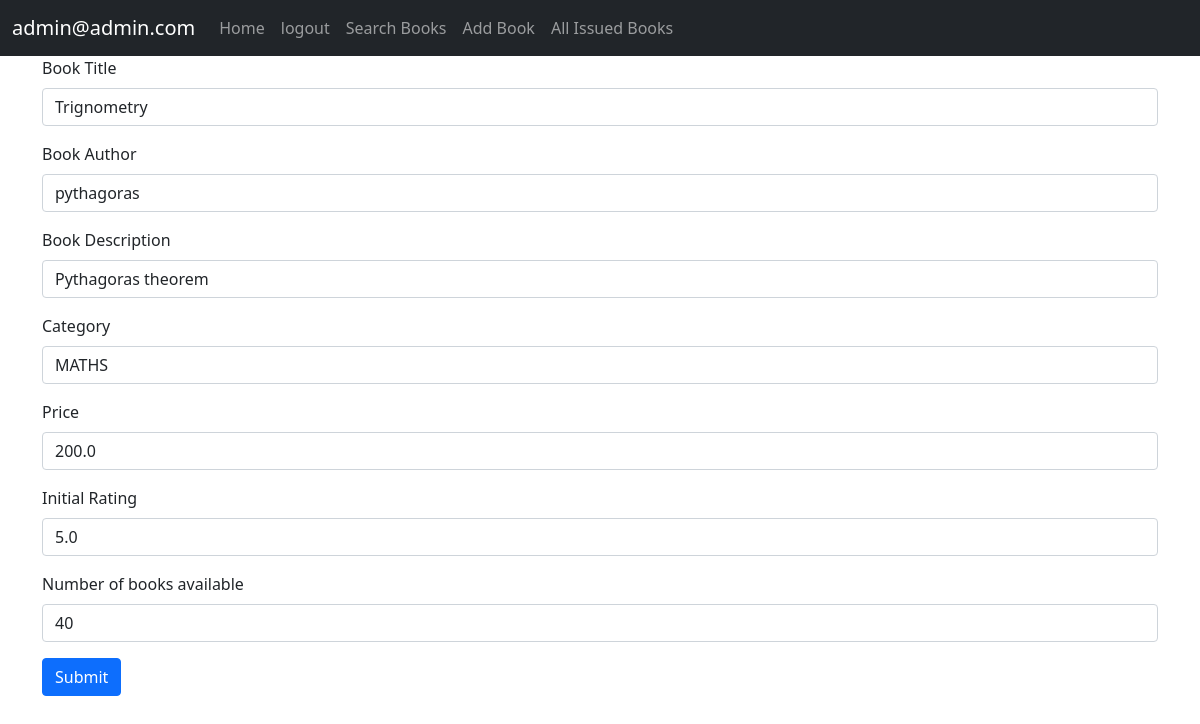
Page /change/1 (signed in) on the committed database.
### accounts/models.py (models this page shows)
class CustomUser(AbstractUser):
    username = None
    email = models.EmailField(_("email address"), unique=True)
    phone = models.IntegerField(blank=True,null=True)
    USERNAME_FIELD = 'email'
    REQUIRED_FIELDS = []
    objects = CustomUserManager()

### main/models.py (models this page shows, shortened)
class Book(models.Model):
    title = models.CharField(max_length=100)
    author = models.CharField(max_length=100)
    desc = models.CharField(max_length=200)
    category = models.CharField(max_length=100)
    price = models.FloatField()
    availability = models.IntegerField()
    rating = models.FloatField(null=True)

### main/views.py (the view, shortened to what this page needs)
# urls.py: path('change/<int:id>', views.edit_book,name='change'),
@login_required
def edit_book(request,id):
    if request.user.is_superuser:
        book = Book.objects.get(pk=id)
        return render(request,'main/editBook.html',{'book':book})
    else:
        messages.error(request,'Your account doesn\'t have access to this page.')
        return redirect(reverse('main:home'))

### main/templates/main/editBook.html (shortened to what this page needs)
{% extends 'main/base.html' %}
{% block content %}
<div class="container">
  <form method="POST">
    <div class="mb-3">
      <label for="exampleInputEmail1" class="form-label">Book Title</label>
      <input type="text" name="title"  class="form-control" id="exampleInputEmail1" value="{{book.title}}">
    </div>
    <div class="mb-3">
      <label for="author" class="form-label">Book Author</label>
      <input type="text" name = "author"  class="form-control" id="author" value="{{book.author}}">
    </div>
    <div class="mb-3">
      <label for="desc" class="form-label">Book Description</label>
      <input type="text" name="desc"  class="form-control" id="desc" value="{{book.desc}}">
    </div>
    <div class="mb-3">
      <label for="category" class="form-label">Category</label>
      <input type="text" name="category" class="form-control" id="category" value="{{book.category}}">
    </div>
    <div class="mb-3">
      <label for="price" class="form-label">Price</label>
      <input type="number" class="form-control" name="price" id="price" value="{{book.price}}">
    </div>
    <div class="mb-3">
      <label for="rating" class="form-label">Initial Rating</label>
      <input type="number" max="5" class="form-control" name="rating" id="rating" value="{{book.rating}}">
    </div>
    <div class="mb-3">
      <label for="num" class="form-label">Number of books available</label>
      <input type="number" class="form-control" name="num" id="num" value="{{book.availability}}">
    </div>
    <button type="submit" class="btn btn-primary">Submit</button>
  </form>
  </div>
{% endblock content %}

### main/templates/main/base.html (shortened to what this page needs)
<!doctype html>
<html lang="en">
  <head>
    <link href="https://cdn.jsdelivr.net/npm/bootstrap@5.1.3/dist/css/bootstrap.min.css" rel="stylesheet">
  </head>
  <body>
  <nav class="navbar navbar-expand-lg navbar-dark bg-dark">
  <div class="container-fluid">
    <a class="navbar-brand" href="#">{% if user.is_authenticated%}{{user}}{%endif%}</a>
     <div class="collapse navbar-collapse" id="navbarNav">
      <ul class="navbar-nav">
      <li>
          <a class="nav-link"   href="{% url 'main:home'%}">Home</a>
        </li>
      {% if user.is_authenticated%}
        <li class="nav-item" >
          <a class="nav-link"   href="/accounts/logout">logout</a>
        </li>
        <li class="nav-item" >
          <a class="nav-link"   href="/searchbook">Search Books</a>
        </li>
          {% if user.is_superuser%}
        <li class="nav-item" >
          <a class="nav-link"   href="{% url 'main:addbook'%}">Add Book</a>
        </li>
        <li class="nav-item" >
          <a class="nav-link"   href="{% url 'main:all_books_issued'%}">All Issued Books</a>
        </li>
          {%endif%}
        {%endif%}
      </ul>
    </div>
  </div>
</nav>
    {% block content %}{% endblock content %}
  </body>
</html>

### rows in the picture
CustomUser: email "admin@admin.com"
Book: title "Trignometry", author "pythagoras", desc "Pythagoras theorem", category "MATHS", price "200.0", rating "5.0", num "40"
